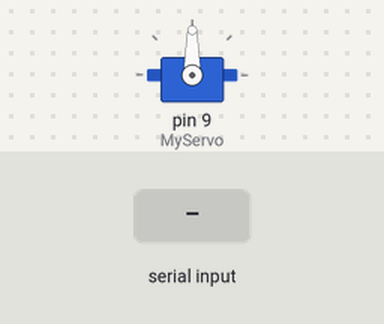
The sketch below on a simulated Arduino Uno, built with avr-gcc and run on an emulated ATmega328P. On the bench: servo. Inputs (shaded band) come from the test bench.

Above: at 1.2 s.
1.3 s: "2\n" received over Serial
At 2.3 s:
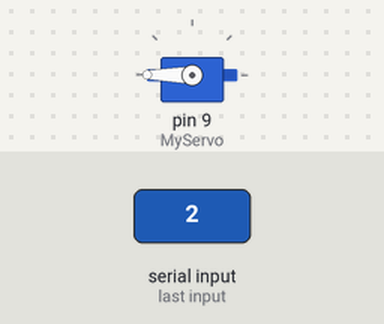
Timing chart, 0 to 4.3 s (numbered marks = the images above; inputs shaded):
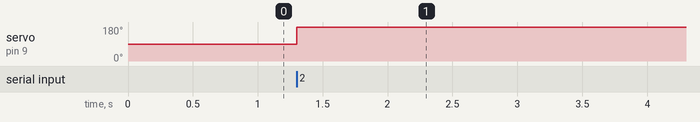

The sketch:

motor.ino
```cpp
#include <ArduinoJson.h>
#include <Servo.h>

Servo MyServo; // 서보 모터 객체 생성
int pos = 90;
void setup() {
  Serial.begin(9600); // 시리얼 통신 시작 (보레이트: 9600)
  pinMode(9,OUTPUT);
  MyServo.attach(9);
  MyServo.write(pos); // 서보 모터를 초기 위치로 설정 (90)

}

void loop() {
  if (Serial.parseInt()==1)
  {
    for (pos = 190; pos >= 90; pos -= 10)    // 서보모터릴 180도에서 90도로 이동
    {
      if(pos == 90){
        pos = 90;
        MyServo.write(pos); // 서보모터 180도로 고정
        delay(10);
      }
    }

  }
  else if(Serial.parseInt()==2)
  {
    for (pos = 90; pos <= 190; pos += 10)    // 위에 변수를 선언한 pos는 0, 180도보다 작다면 , 1도씩 더하고
    {
      if(pos == 180){
        pos = 180;
        MyServo.write(pos); // 서보모터 90도로 고정
        delay(10);
      }
    }
  }
}
```

Measured:
- after the input at 1.3 s, servo on pin 9 (MyServo): 90° → 180° at once
